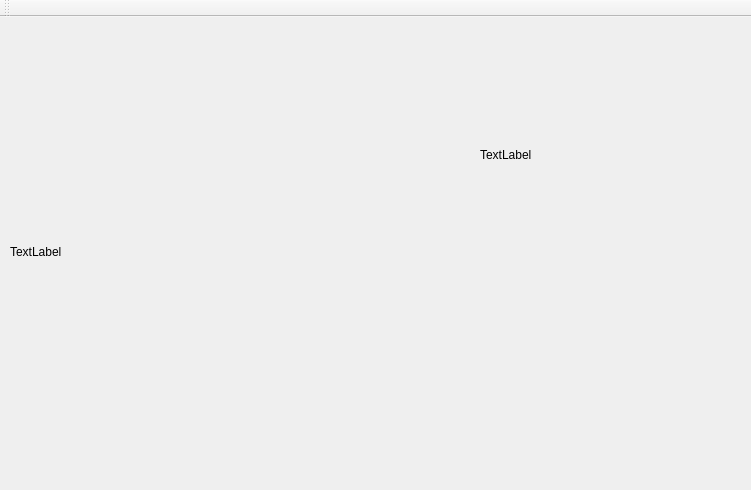
<?xml version="1.0" encoding="UTF-8"?>
<ui version="4.0">
 <class>MainWindow</class>
 <widget class="QMainWindow" name="MainWindow">
  <property name="geometry">
   <rect>
    <x>0</x>
    <y>0</y>
    <width>751</width>
    <height>490</height>
   </rect>
  </property>
  <property name="windowTitle">
   <string>Computer Vision for Robotics - UNAM - 2023-2</string>
  </property>
  <property name="styleSheet">
   <string notr="true">QGroupBox {
    border: 1px solid gray;
    border-radius: 9px;
    margin-top: 0.5em;
}

QGroupBox::title {
    subcontrol-origin: margin;
    left: 10px;
    padding: 0 3px 0 3px;
}

QRadioButton{
	spacing: 1px;
}
QRadioButton::indicator{
	width: 16px;
	height: 16px;
}</string>
  </property>
  <widget class="QWidget" name="centralWidget">
   <widget class="QLabel" name="lblSteeringWheel">
    <property name="geometry">
     <rect>
      <x>10</x>
      <y>10</y>
      <width>450</width>
      <height>450</height>
     </rect>
    </property>
    <property name="text">
     <string>TextLabel</string>
    </property>
   </widget>
   <widget class="QLabel" name="lblSpeedometer">
    <property name="geometry">
     <rect>
      <x>480</x>
      <y>10</y>
      <width>256</width>
      <height>256</height>
     </rect>
    </property>
    <property name="text">
     <string>TextLabel</string>
    </property>
   </widget>
  </widget>
  <widget class="QToolBar" name="mainToolBar">
   <attribute name="toolBarArea">
    <enum>TopToolBarArea</enum>
   </attribute>
   <attribute name="toolBarBreak">
    <bool>false</bool>
   </attribute>
  </widget>
 </widget>
 <layoutdefault spacing="6" margin="11"/>
 <resources/>
 <connections/>
</ui>
